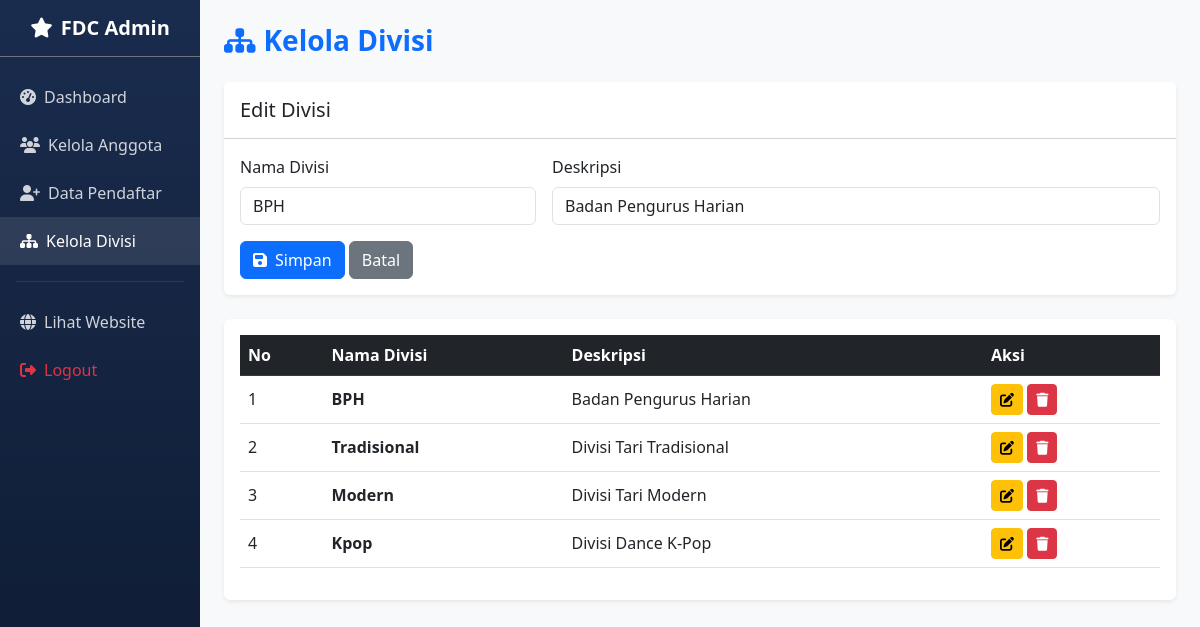
The app's page /admin/divisi.php?edit=1 (signed in) with its own data.
### tables this page shows
CREATE TABLE `tabel_divisi` (
  `id` int(11) NOT NULL AUTO_INCREMENT,
  `nama_divisi` varchar(100) NOT NULL,
  `deskripsi` text DEFAULT NULL,
  PRIMARY KEY (`id`)
);

### admin/divisi.php (the view, shortened to what this page needs)
<?php
include '../includes/db.php';
$edit_data = null;
if (isset($_GET['edit'])) {
    $stmt = $pdo->prepare("SELECT * FROM tabel_divisi WHERE id = ?");
    $stmt->execute([$_GET['edit']]);
    $edit_data = $stmt->fetch();
}
$divisi_list = $pdo->query("SELECT * FROM tabel_divisi ORDER BY id ASC")->fetchAll();
?>
<!DOCTYPE html>
<html lang="id">
<head>
    <link href="https://cdn.jsdelivr.net/npm/bootstrap@5.3.0/dist/css/bootstrap.min.css" rel="stylesheet">
    <link rel="stylesheet" href="https://cdnjs.cloudflare.com/ajax/libs/font-awesome/6.4.0/css/all.min.css">
</head>
<body>
<div class="container-fluid">
    <div class="row">
        <?php include 'includes/sidebar.php'; ?>
        <main class="col-md-9 col-lg-10 px-4 py-4">
            <h1 class="h3 fw-bold text-primary mb-4"><i class="fa-solid fa-sitemap me-2"></i>Kelola Divisi</h1>
            <div class="card shadow-sm border-0 mb-4">
                <div class="card-header bg-white py-3"><h5 class="mb-0"><?= $edit_data ? 'Edit' : 'Tambah' ?> Divisi</h5></div>
                <div class="card-body">
                    <form method="POST">
                        <div class="row g-3">
                            <div class="col-md-4">
                                <label class="form-label">Nama Divisi</label>
                                <input type="text" name="nama_divisi" class="form-control" value="<?= $edit_data['nama_divisi'] ?? '' ?>" required>
                            </div>
                            <div class="col-md-8">
                                <label class="form-label">Deskripsi</label>
                                <input type="text" name="deskripsi" class="form-control" value="<?= $edit_data['deskripsi'] ?? '' ?>">
                            </div>
                        </div>
                        <div class="mt-3">
                            <button type="submit" class="btn btn-primary"><i class="fa-solid fa-save me-2"></i>Simpan</button>
                            <?php if($edit_data): ?><a href="divisi.php" class="btn btn-secondary">Batal</a><?php endif; ?>
                        </div>
                    </form>
                </div>
            </div>
            <div class="card shadow-sm border-0">
                <div class="card-body">
                    <table class="table table-hover align-middle">
                        <thead class="table-dark">
                            <tr><th>No</th><th>Nama Divisi</th><th>Deskripsi</th><th>Aksi</th></tr>
                        </thead>
                        <tbody>
                            <?php $no=1; foreach($divisi_list as $row): ?>
                            <tr>
                                <td><?= $no++ ?></td>
                                <td class="fw-bold"><?= htmlspecialchars($row['nama_divisi']) ?></td>
                                <td><?= htmlspecialchars($row['deskripsi']) ?></td>
                                <td>
                                    <a href="?edit=<?= $row['id'] ?>" class="btn btn-sm btn-warning"><i class="fa-solid fa-edit"></i></a>
                                    <a href="?hapus=<?= $row['id'] ?>" class="btn btn-sm btn-danger" onclick="return confirm('Hapus divisi ini?')"><i class="fa-solid fa-trash"></i></a>
                                </td>
                            </tr>
                            <?php endforeach; ?>
                        </tbody>
                    </table>
                </div>
            </div>
        </main>
    </div>
</div>
</body>
</html>

### admin/divisi.php (style rules this page uses)
body { background: #f8f9fa; }

### records on screen
tabel_divisi: nama_divisi "BPH", deskripsi "Badan Pengurus Harian"
tabel_divisi: nama_divisi "Tradisional", deskripsi "Divisi Tari Tradisional"
tabel_divisi: nama_divisi "Modern", deskripsi "Divisi Tari Modern"
tabel_divisi: nama_divisi "Kpop", deskripsi "Divisi Dance K-Pop"
